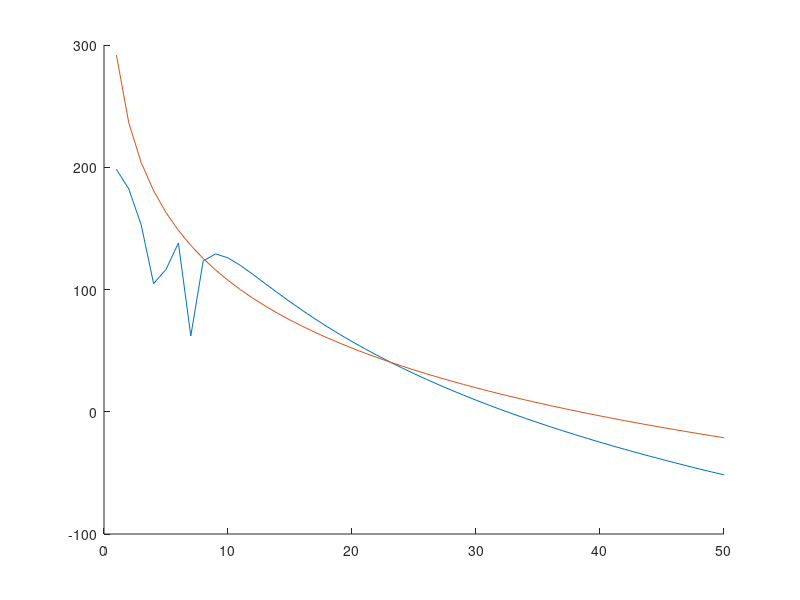

The MATLAB script that drew this image:
clear all
close all

Pt = 100;
Gr = 1; Gt = 1;
hr = 3; ht = 49;
d = 1:50;
w = 1800*10^6;
PrAprx = Pt*Gt*Gr*hr^2*ht^2./(d.*d.*d.*d);

theta = 2*ht*hr./d.^2;
PrExct = Pt*Gt*Gr*hr^2*ht^2./(d.*d.*16*pi^2).*(2-2.*cos(theta));

hold on
plot(20*log(PrExct));
plot(20*log(PrAprx));